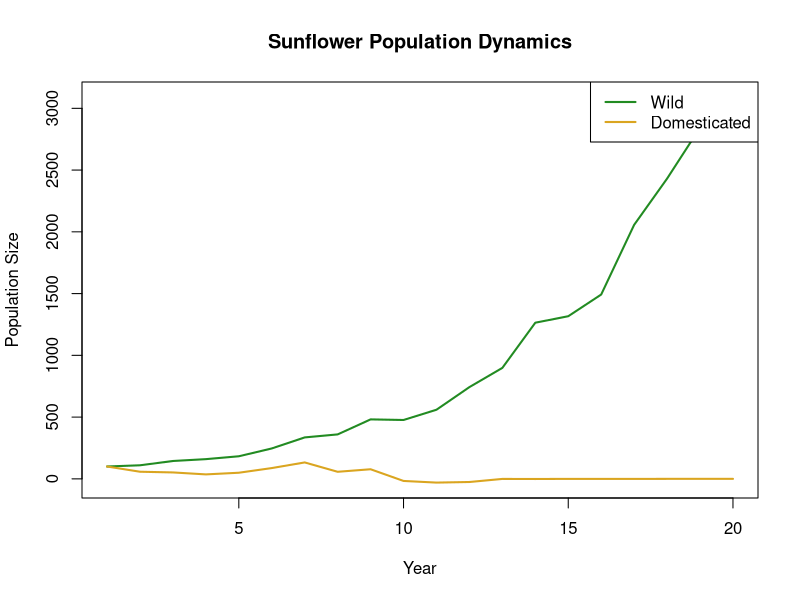

Recreate this plot in R.
# Population simulation of wild vs domesticated sunflower plants

#' sunflower simulation
#' 2 populations: wild and domesticated ith different levels of secondary metabolite expression
#' Sarah Elizabeth Stockman
#' March 2025
#' 
#' TODO:
#' two populations: wild and domesticated
#' time step: 1 year
#' life cycle: growth/production, reproduction, mortality, selection
#' 3 parameters of interest:
#' temperature
#' percipitation
#' pest pressure
#' wild population has higher secondary metabolite expression
  #' growth/production function of base growth rate (lower than domesticated population),
  #' climate, & secondary metabolite expression (higher in wild population & decreases with domestication)
  #' mortality function of base mortality rate (linear relationship, dealth by 3-5 years), climate (high temperature & low percipitation),
  #' herbivory with high pest pressure (but lower than domesticated population),
  #' reproduction function of base reproduction rate (lower than domesticated population), 
  #' less with high pest pressure (so secondary metabolite expression higher),
  #' selection function of human selection on higher yeild production & natural selction
#' domesticated population has lower secondary metabolite expression
#' life cycle in one year
  #' growth/production function of base growth rate (higher than wild population) & climate (no extreme temperature & percipitation),
  #' reproduction function of base reproduction rate (higher than wild population), 
  #' mortality function of climate (high temperature & low percipitation), pest pressure (higher mortality rate with pest pressure than wild population),
  #' selection function of human selection on higher yeild production
  #' all indivduals (death every life cycle)
#' traits: secondary metabolite expression
#' when econdary metabolite expression high & high pest pressure then mortality low, but growth lowered
#' when secondary metabolite expression low & high pest pressure then mortality high, growth remain
#' when secondary metabolite expression high & low pest pressure then mortality low, growth remain
#' when secondary metabolite expression low & low pest pressure then mortality high, growth lowered
#' 
#' 

# Load necessary libraries
library(ggplot2)

# Set seed for reproducibility
set.seed(123)

# Simulation parameters
years <- 20 # Number of years to simulate
# Initial populations sizes
initial_wild <- 100
initial_domesticated <- 100

# Environmental parameters ( TODO add real data)
temperature <- runif(years, 15, 35)         # degrees Celsius

precipitation <- runif(years, 200, 800)     # mm/year
# Pest pressure (0 to 1, where 0 is no pest pressure and 1 is high pest pressure) 
# TODO pest pressure relates to climate (high temp, high pest pressure)
pest_pressure <- runif(years, 0.1, 1.0)     # 0 (none) to 1 (high)

# Trait parameters
secondary_metabolite_wild <- 0.9
secondary_metabolite_domesticated <- 0.3

# Base rates
growth_base_wild <- 1.1
growth_base_domesticated <- 1.4
repro_base_wild <- 2
repro_base_domesticated <- 4
mortality_base <- 0.3

# Storage
pop_wild <- numeric(years)
pop_domesticated <- numeric(years)
pop_wild[1] <- initial_wild
pop_domesticated[1] <- initial_domesticated

# Helper functions
growth_function <- function(base_growth, temp, precip, secondary_metabolite) {
  climate_factor <- exp(-((temp - 25)^2)/50) * (precip / 400)
  base_growth * climate_factor * (1 + 0.5 * secondary_metabolite)
}

mortality_function <- function(temp, precip, pest_pressure, secondary_metabolite, is_domesticated = FALSE) {
  climate_stress <- (temp > 30) + (precip < 300)
  herbivory <- pest_pressure * (if (is_domesticated) 1.2 else 0.8) * (1 - secondary_metabolite)
  mortality_base + 0.1 * climate_stress + herbivory
}

reproduction_function <- function(base_repro, pest_pressure, secondary_metabolite) {
  stress_factor <- 1 - pest_pressure * (1 - secondary_metabolite)
  max(base_repro * stress_factor, 0)
}

selection_function <- function(pop, yield, is_domesticated = FALSE) {
  if (is_domesticated) {
    pop * (1 + 0.05 * yield)  # selection for high yield
  } else {
    pop * (1 + 0.02 * yield)  # weak natural selection on productivity
  }
}

# Simulation loop
for (t in 2:years) {
  # Wild
  growth_wild <- growth_function(growth_base_wild, temperature[t], precipitation[t], secondary_metabolite_wild)
  mortality_wild <- mortality_function(temperature[t], precipitation[t], pest_pressure[t], secondary_metabolite_wild)
  survivors_wild <- pop_wild[t - 1] * (1 - mortality_wild)
  offspring_wild <- survivors_wild * reproduction_function(repro_base_wild, pest_pressure[t], secondary_metabolite_wild)
  selected_wild <- selection_function(offspring_wild, growth_wild, FALSE)
  pop_wild[t] <- selected_wild

  # Domesticated
  growth_dom <- growth_function(growth_base_domesticated, temperature[t], precipitation[t], secondary_metabolite_domesticated)
  mortality_dom <- mortality_function(temperature[t], precipitation[t], pest_pressure[t], secondary_metabolite_domesticated, TRUE)
  survivors_dom <- pop_domesticated[t - 1] * (1 - mortality_dom)
  offspring_dom <- survivors_dom * reproduction_function(repro_base_domesticated, pest_pressure[t], secondary_metabolite_domesticated)
  selected_dom <- selection_function(offspring_dom, growth_dom, TRUE)
  pop_domesticated[t] <- selected_dom
}

# Plot results
plot(1:years, pop_wild, type = "l", col = "forestgreen", ylim = range(c(pop_wild, pop_domesticated)), 
     ylab = "Population Size", xlab = "Year", lwd = 2, main = "Sunflower Population Dynamics")
lines(1:years, pop_domesticated, col = "goldenrod", lwd = 2)
legend("topright", legend = c("Wild", "Domesticated"), col = c("forestgreen", "goldenrod"), lty = 1, lwd = 2)
